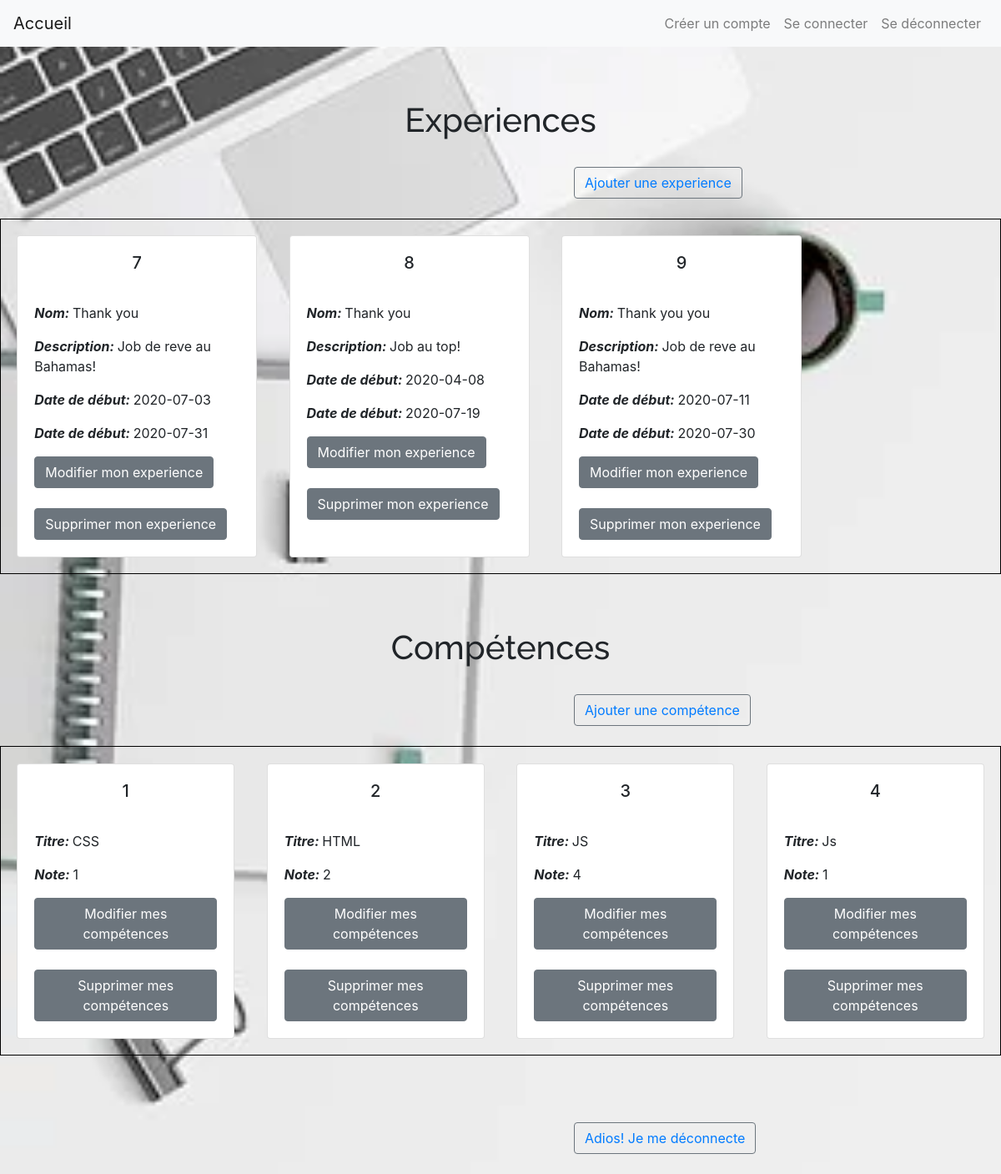
/cvamelie/homepage.php, run on the app's committed database.
### tables this page shows
CREATE TABLE IF NOT EXISTS `experience` (
  `id` int(11) NOT NULL AUTO_INCREMENT,
  `titre` varchar(250) NOT NULL,
  `description` text NOT NULL,
  `date_debut` date NOT NULL,
  `date_fin` date DEFAULT NULL,
  PRIMARY KEY (`id`),
  UNIQUE KEY `experience_id_uindex` (`id`)
);

CREATE TABLE IF NOT EXISTS `competence` (
  `titre` varchar(250) NOT NULL,
  `id` int(11) NOT NULL AUTO_INCREMENT,
  `note` int(11) NOT NULL,
  PRIMARY KEY (`id`),
  UNIQUE KEY `competence_id_uindex` (`id`)
);

### cvamelie/includes.php (called while the page is built, shortened)
<?php
require_once 'header.php';

### cvamelie/homepage.php (the view, shortened to what this page needs)
<?php
require('includes.php');
?>
<!DOCTYPE html>
<html lang="en">
<head>
    <link rel="stylesheet" href="styles.css">
    <link rel="stylesheet" href="https://stackpath.bootstrapcdn.com/bootstrap/4.5.0/css/bootstrap.min.css"
>
    <link href="/your-path-to-fontawesome/css/all.css" rel="stylesheet">
</head>
<body id="bodyhomepage">
    <h1 class="partie">Experiences</h1><br>
    <button class="btn btn-outline-secondary"><a title="Ajout" href="addExperience.php">Ajouter une experience</a></button><br><br>
    <div id="experiences">
            <?php
        $reponse = $pdo->query('SELECT * FROM experience');
        while ($info = $reponse->fetch()) {
        ?>
            <div class="card" style="width: 18rem;">
                <div class="card-body">
                    <h5 class="card-title" style="text-align:center"><?php echo($info['id']); ?></h5><br>
                    <p class="card-text"><em><strong>Nom: </strong></em><?php echo($info['titre']); ?></p>
                    <p class="card-text"><em><strong>Description: </strong></em> <?php echo($info['description']); ?></p>
                    <p class="card-text"><em><strong>Date de début: </strong></em><?php echo($info['date_debut']); ?></p>
                    <p class="card-text"><em><strong>Date de début: </strong></em><?php echo($info['date_fin']); ?></p>
                    <a href="editExperience.php?id=<?php echo($info['id']); ?>" class="btn btn-secondary">Modifier mon experience</a> <br><br>
                    <a href="deleteExperience.php?id=<?php echo($info['id']); ?>" class="btn btn-secondary">Supprimer mon experience</a>
                </div>
            </div><br>
            <?php
        }
            ?>
    </div>
    <h1 class="partie">Compétences</h1><br>
    <button class="btn btn-outline-secondary"><a title="Ajout" href="addCompetence.php">Ajouter une compétence</a></button><br><br>
    <div id="competences">
        <?php
        $reponse = $pdo->query('SELECT * FROM competence');
        while ($data = $reponse->fetch()) {
?>
            <div class="card" style="width: 18rem;">
                <div class="card-body">
                    <h5 class="card-title" style="text-align:center"><?php echo($data['id']); ?></h5><br>
                    <p class="card-text"><em><strong>Titre: </strong></em><?php echo($data['titre']); ?></p>
                    <p class="card-text"><em><strong>Note: </strong></em> <?php echo($data['note']); ?></p>
                    <a href="editCompetence.php?id=<?php echo($data['id']); ?>" class="btn btn-secondary">Modifier mes compétences</a> <br><br>
                    <a href="deleteCompetence.php?id=<?php echo($data['id']); ?>" class="btn btn-secondary">Supprimer mes compétences</a>
                </div>
            </div><br>
            <?php
        }
            ?>
    </div>
    <div>
    <button class="disconect btn btn-outline-secondary"><a title="disconect" href="disconect.php">Adios! Je me déconnecte</a></button><br><br>
    </div>
</body>
</html>

### cvamelie/header.php (shortened to what this page needs)
<?php
$isConnected = false;
?>
<!DOCTYPE html>
<html lang="en">
<head>
    <link rel="stylesheet" href="style.css">
    <link rel="stylesheet" href="https://stackpath.bootstrapcdn.com/bootstrap/4.5.0/css/bootstrap.min.css"
>
</head>
<body>
    <nav class="navbar navbar-expand-lg navbar-light bg-light">
        <a class="navbar-brand" href="">Accueil</a>
        <div class="collapse navbar-collapse" id="navbarNav">
            <ul class="navbar-nav ml-auto">
                <?php if ($isConnected) {
                echo '
                    <li class="nav-item">
                        <a class="nav-link" href="disconect.php" role="button">Se déconnecter</a>
                    </li>
                ';
            } else {
                echo '
                    <li class="nav-item">
                        <a class="nav-link" href="register.php" role="button">Créer un compte</a>
                    </li>
                    <li class="nav-item">
                        <a class="nav-link" href="login.php" role="button">Se connecter</a>
                    </li>
                    <li class="nav-item">
                    <a class="nav-link" href="disconect.php" role="button">Se déconnecter</a>
                </li>
            ';
            }
            ?>
            </ul>
        </div>
    </nav>
    </body>
</html>

### planets/style.css (style rules this page uses)
h1 { text-align: center; margin-bottom: 1rem; }

### cvamelie/styles.css (style rules this page uses)
#experiences { border:solid black 1px; display: flex; }
#competences { border:solid black 1px; display: flex; }
.card { margin: 1.2rem; }
.partie { margin-top: 4rem; text-align: center; font-family: 'Raleway', sans-serif; }
.btn-outline-secondary { margin-left: 43rem; }
h1 { margin-top: 8rem; }
#bodyhomepage { background-image: url("images/imageBureau.jpg"); background-size:cover; }
.disconect { margin-top: 5rem; }

### data on the page
experience: id "7", titre "Thank you", description "Job de reve au Bahamas!", date_debut "2020-07-03", date_fin "2020-07-31"
experience: id "8", titre "Thank you", description "Job au top!", date_debut "2020-04-08", date_fin "2020-07-19"
experience: id "9", titre "Thank you you", description "Job de reve au Bahamas!", date_debut "2020-07-11", date_fin "2020-07-30"
competence: id "1", titre "CSS", note "1"
competence: id "2", titre "HTML", note "2"
competence: id "3", titre "JS", note "4"
competence: id "4", titre "Js", note "1"
